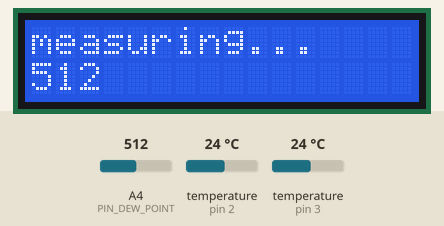
A program run on a simulated Arduino Uno, built with avr-gcc and run on an emulated ATmega328P. On the bench: 16×2 character LCD. Inputs (shaded band) come from the test bench; at power-on: A4 (PIN_DEW_POINT) = 512, temperature (sensors on pin 2, pin 3) 24 °C.

Above: at 3.7 s.
3.8 s: A4 (PIN_DEW_POINT) set to 138
At 4.2 s:
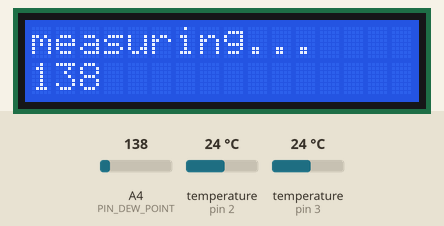
5.3 s: A4 (PIN_DEW_POINT) set to 122
At 6.5 s:
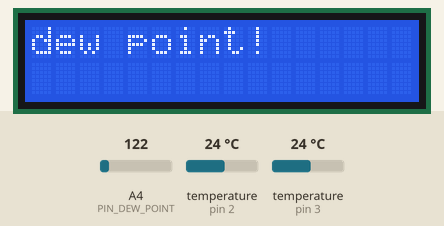
At 8.1 s:
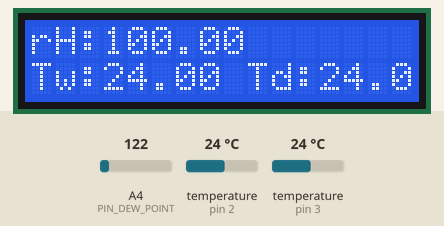
Timing chart, 0 to 9.6 s (numbered marks = the images above; inputs shaded):
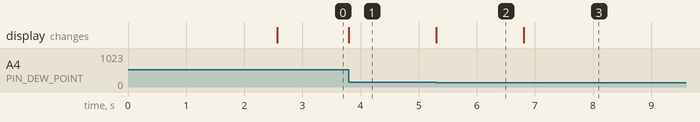

Measured:
- the behaviour switches between 129 and 128 on A4 (PIN_DEW_POINT) (found by bisection; images 1 and 2)
- after the input at 3.8 s, the display: changes at once (image 1)
- after the input at 5.3 s, the display: changes at once (image 2)
- what the display in image 2 shows lasts 1.5 s, from 5.3 s to 6.8 s

The program:

main.cpp
```cpp
#include <LiquidCrystal.h>
#include <Adafruit_Sensor.h>
#include <Wire.h>
#include <DS18B20.h>

#define CYCLE_DELAY 10000
#define WARMUP_DELAY 1000
#define DEW_POINT_TRIGGER_VALUE 128

#define PELTIER_COOLDOWN_TEMPERATURE 40.0

#define PIN_RS 8
#define PIN_EN 9
#define PIN_D4 A0
#define PIN_D5 A1
#define PIN_D6 A2
#define PIN_D7 A3

#define PIN_DEW_POINT A4

#define PIN_18b20_WET 2
#define PIN_18b20_DRY 3

#define PIN_PELTIER PD7

// function prototype
float calculateRelativeHumidity(float dryTemperature, float wetTemperature);

LiquidCrystal lcd(PIN_RS, PIN_EN, PIN_D4, PIN_D5, PIN_D6, PIN_D7);

sensors_event_t dhtHumEvent;
float relativeHumidity;

DS18B20 ds_wet(PIN_18b20_WET);
DS18B20 ds_dry(PIN_18b20_DRY);

float dry_temp;
float wet_temp;

void setup () {
  lcd.begin(16, 2);
  lcd.noAutoscroll();
  lcd.setCursor(0, 0);
  lcd.println("init");
  ds_wet.getTempC();
  ds_dry.getTempC();
  pinMode(PIN_DEW_POINT, INPUT);

  _delay_ms(WARMUP_DELAY);
}

// printf("T wet %f", wet_temp); doesnt work in proteus project!
void loop () {
  lcd.clear();
  lcd.setCursor(0, 0);
  lcd.println("measuring...");

  digitalWrite(PIN_PELTIER, HIGH);

  uint16_t dewPointSensorValue = 0;
  do {
    lcd.setCursor(0, 1);
    dewPointSensorValue = analogRead(PIN_DEW_POINT);
    lcd.print(dewPointSensorValue);
  } while (dewPointSensorValue > DEW_POINT_TRIGGER_VALUE);

  lcd.clear();
  lcd.setCursor(0, 0);
  lcd.print("dew point!");

  digitalWrite(PIN_PELTIER, LOW);

  wet_temp = ds_wet.getTempC();
  dry_temp = ds_dry.getTempC();
  relativeHumidity = calculateRelativeHumidity(dry_temp, wet_temp);

  lcd.clear();
  lcd.setCursor(0, 0);
  lcd.print("rH:");
  lcd.print(relativeHumidity);
  lcd.setCursor(0, 1);
  lcd.print("Tw:");
  lcd.print(wet_temp);
  lcd.print(" Td:");
  lcd.print(dry_temp);

  delay(CYCLE_DELAY);
}

/* Слава богу у нас есть нейросети! */
float calculateRelativeHumidity(float t0, float tp) {
    return 6.112*exp((17.67*tp)/(243.5+tp))/(6.112*exp((17.67*t0)/(243.5+t0)))*100;
} 
```
